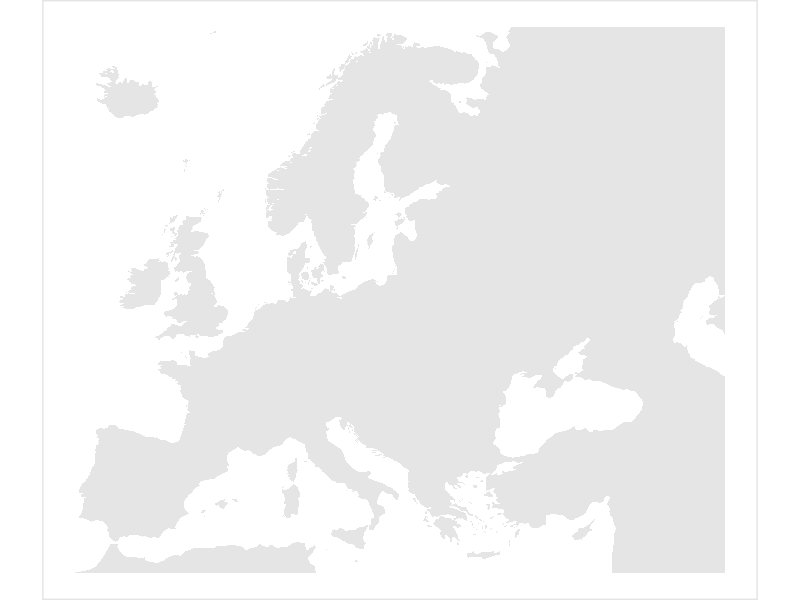

Here is the R script that generated this plot: (Note: this script raises an error after producing the figure.)
#'---
#' title: A flat and simplified map of Europe
#' author: Jonas Schöley
#' date: 2018-08-28
#'---

library(tidyverse)
library(sf)
library(rnaturalearth)

eura_sf <-
  # download geospatial data for European, Asian and African countries
  ne_countries(continent = c('europe', 'asia', 'africa'), returnclass = 'sf',
               scale = 50) %>%
  # project to crs 3035
  st_transform(crs = 3035) %>%
  # merge into single polygon
  st_union(by_feature = FALSE) %>%
  st_crop(xmin = 25e5, xmax = 75e5, ymin = 13.5e5, ymax = 54.5e5)

# draw a basemap of Europe
euro_basemap <-
  ggplot(eura_sf) +
  geom_sf(color = NA, fill = 'grey90') +
  theme_void() +
  theme(panel.border = element_rect(fill = NA, color = 'grey90', linewidth = 1))

save(euro_basemap, file = './data-raw/euro_basemap.RData', compress = 'xz')
